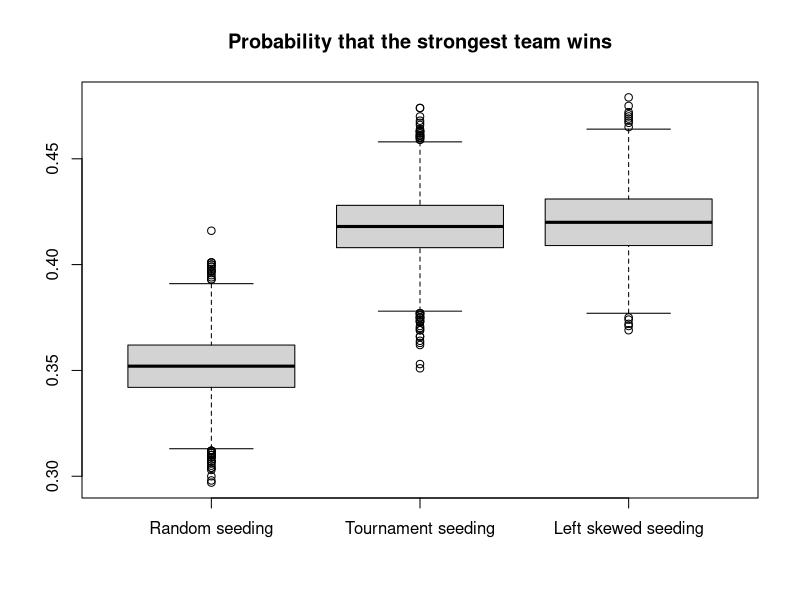

This chart was generated by the following R code:
## ---- chunk 1
library(knitr)
knitr::opts_chunk$set(fig.pos = '!h')
## ---- chunk 2
genNormalPowers <- function(n, mean=0, sd=1) {
  # INPUT:
  # n is the number of teams
  
  # OUTPUT:
  # returns a vector of team powers, sorted in decreasing order
  powers <- rnorm(n, mean, sd)
  return(sort(abs(powers), decreasing=TRUE))
}

# Reference: adapted from Yuchen Li (li215), HW2, Exercise 4

acceptReject <- function(nsim, f, min, max, M) {
  # INPUT:
  # nsim is the number of simulations
  # f is the target distribution
  # min is the min value in the domain of f
  # max is the max value in the domain of f
  # max
  # M >= sup{f(x)}
  
  # OUTPUT:
  # returns a vector of random variates sampled from f, using the 
  #   Accept-Reject method with Unif(min, max) as the reference distribution
  k1 = 0             # counter for accepted samples
  j1 = 0             # number of iterations required to get desired sample size
  y1 = numeric(nsim)    # storing the sample
  while(k1 < nsim){
      u = runif(1)
      x = runif(1, min, max)  # random variate from reference distribution
      g1 = 1
      if (u < f(x) / M / g1) {
        # condition of accepting x in our sample
        k1 = k1 + 1
        y1[k1] = x
      }
      j1 = j1 + 1
  }
  return(sort(y1, decreasing=TRUE))
}

inverseCDF <- function(n, inv_cdf) {
  # INPUT:
  # n is the number of simulations
  # inv_cdf is the inverse CDF function for f
  
  # OUTPUT:
  # returns a vector of random variates sampled from PDF f,
  #   using the Inverse CDF method
  u = runif(n)
  y = numeric(n)
  for (i in 1:n) {
    y[i] = inv_cdf(u[i])
  }
  return(sort(y, decreasing=TRUE))
}

genCrossTeamWinningProbabilities <- function(powers) {
  # INPUT:
  # powers is the teams powers
  
  # OUTPUT:
  # returns an n x n matrix M where M_{ij} is the probability of team-i beating team-j
  n = length(powers)
  probs = matrix(nrow=n, ncol=n)
  for (i in 1:n) {
    for (j in 1:n) {
      probs[i,j] = powers[i] / (powers[i] + powers[j])
    }
  }
  return(probs)
}
## ---- chunk 3
#' Creates a traditional tournament style seeding arrangement. 
#'
#' @param size is the number of seeds to generate. This needs
#' to be a power of two.
#'
tournament_seeding = function(size) {
    
    #' Generates the next round of seeding based off the passed in round.
    #'
    #' @param seeds is the previous round of seeding to generate for.
    #'
    nextRound = function(seeds) {
        
        # Next round has twice the size
        nextSize = length(seeds) * 2
        out = numeric(nextSize)
        idx = 1
        
        # Make sure to match up best seed with worst
        for (seed in seeds) {
            out[idx] = seed
            out[idx + 1] = (nextSize + 1) - seed
            idx = idx + 2
        }
        
        return(out)
    }
    
    # Stop if not a power of two
    if (sum(as.numeric(intToBits(size))) != 1) {
        stop("Size must be a power of two")
    }
    
    # Special case when size is 2
    if (size == 2) {
        return(c(1, 2))
    }
    
    # Calculate number of rounds
    rounds = log2(size) - 1
    
    # Start with first two seeds
    seeds = c(1, 2)
    
    # Iteratively generate next seeds
    for (i in 1:rounds) {
        seeds = nextRound(seeds)
    }
    
    return(seeds)
}

#' Creates a seeding arrangement that is left skewed.
#'
#' @param size is the number of seeds to generate. This needs
#' to be a power of two.
#'
left_skewed_seeding = function(size) {
    
    # Stop if not a power of two
    if (sum(as.numeric(intToBits(size))) != 1) {
        stop("Size must be a power of two")
    }
    
    # Special case when size is 2
    if (size == 2) {
        return(c(1, 2))
    }
    
    # Create seeds and left/right branches
    seeds = 1:size
    left_seeds = numeric(size / 2)
    right_seeds = numeric(size / 2)
    
    # Indexes for the left/right branches
    left_idx = 1
    right_idx = 1
    
    # Keep track of which branch will get the next seed
    left_turn = TRUE
    
    # For each iteration add the first and last seed to the
    # current branch
    for (i in 1:(size / 2)) {
        if (left_turn) {
            left_seeds[left_idx] = seeds[i]
            left_seeds[left_idx + 1] = seeds[(size + 1) - i]
            left_idx = left_idx + 2
            left_turn = FALSE
        } else {
            right_seeds[right_idx] = seeds[i]
            right_seeds[right_idx + 1] = seeds[(size + 1) - i]
            right_idx = right_idx + 2
            left_turn = TRUE
        }
    }
    
    # Combine branches
    c(left_seeds, right_seeds)
}

#' Creates a random seeding arrangement. 
#'
#' @param size is the number of seeds to generate. This needs
#' to be a power of two.
#'
random_seeding = function(size) {
    # Stop if not a power of two
    if (sum(as.numeric(intToBits(size))) != 1) {
        stop("Size must be a power of two")
    }
    
    return(sample(1:size, size))
}
## ---- chunk 4
simGame <- function(teams, matchups) {
  # function to simulate a game
  
  # INPUT:
  # teams is a vector of two teams (indices) that are "playing'
  # matchups is the matchup/probability matrix
  
  # OUTPUT:
  # returns winner of game
  
  team1 <- teams[1]
  team2 <- teams[2]
  matchup <- matchups[team1, team2]
  
  if (runif(1) < matchup) {
    return(team1)
  } else {
    return(team2)
  }
}

simRound <- function(bracket, matchups) {
  # function to simulate a round of a tournament given a bracket and probability matrix
  
  # INPUT:
  # bracket is the bracket structure
  # matchups is the matchup/probability matrix
  
  # OUTPUT:
  # returns winners of the round
  
  nGames <- length(bracket)/2
  outBracket <- c()
  for (game in 1:nGames) {
    teams <- bracket[(2*game - 1):(2*game)]
    winner <- simGame(teams, matchups)
    outBracket <- c(outBracket, winner)
  }
  
  return(outBracket)
}

# want to capture number of wins each team has per tournament
# list with the winning team
# "winner = team #
# "num wins" = c(how many wins each team has gotten)

simTournament <- function(bracket, matchups) {
  # function to simulate a tournament given a bracket and probability matrix
  
  # INPUT:
  # bracket is the bracket structure
  # matchups is the matchup/probability matrix
  
  # OUTPUT:
  # returns winner of tournament
  
  nTeams <- length(bracket)
  newBracket <- bracket
  nRounds <- log2(nTeams)
  
  results = c("Winner"=-1,"WinsPerTeam"=list(rep(0, ncol(matchups))))
  
  for (round in 1:nRounds) {
    #winsPrev = results["WinsPerTeam"]
    newBracket <- simRound(newBracket, matchups)
    for(i in newBracket){
      results$WinsPerTeam[i] = results$WinsPerTeam[i]+1
    }
  }
  
  results["Winner"] = newBracket
  return(results)
}
## ---- chunk 5
#function to generate bootstrap replicates
#INPUT:
#x is vector of team ranking/ other measure of 
#team power in different simulations
#B is number of replicates to generate
#estimator is the statistic we want, set as mean by
#default
#l is the length of bootstrap resample in each run
#set to length of x by default
#OUTPUT
#a list of bootstrap replicates, bias ans standard error
boot_replicate <- function(x, B = 5000, estimator = mean, l = length(x)){
  boots <- replicate(B, estimator(sample(x,l,replace=TRUE)))
  sd_b <- sd(boots)
  bias_b <- mean(boots - estimator(x))
  list(boot = boots, bias = bias_b, se = sd_b)
}

#function to generate jackknife replicates
#INPUT:
#x is vector of team ranking/ other measure of 
#team power in different simulations
#estimator is the statistic we want, set as mean by
#default
#OUTPUT
#a list of jackknife replicates, bias ans standard error
jack_replicate <- function(x, estimator = mean){
  n <- length(x)
  jack <- numeric(n)
  #perform jackknife
  for(i in 1:n)
    jack[i] <- estimator(x[-i])
  #bias using jackknife
  bias_j <- (n-1)*(mean(jack)-estimator(x))
  sumsq=sum((jack-mean(jack))^2)
  se_j <- sqrt((n-1)/n)*sqrt(sumsq)
  list(jack = jack,bias = bias_j, se = se_j)
}
## ---- chunk 6
getWinners = function(results) {
    winnerList = c()
    for(i in 1:(length(results) / 2)){
        winnerList = c(winnerList,results[,i]$Winner)
    }
    return(winnerList)
}

getWinsPerTeam = function(results) {
    winsPerTeamList = c()
    for(i in 1:(length(results) / 2)){
        winsPerTeamList = rbind(winsPerTeamList,results[,i]$WinsPerTeam)
    }
    return(winsPerTeamList)
}
## ---- chunk 7
# Re-generate Team Powers and Cross-Team Winning Probabilities before each simulation
simTournamentRegenerateSeedsAndProbs <- function(genSeeds, genProbs) {
    bracket <- genSeeds()
    matchups <- genProbs()
    return(simTournament(bracket, matchups))
}
## ---- chunk 8
numTeams = 8
nSim = 1000

# Random seeding
genSeeds <- function() {
    return(random_seeding(numTeams))
}
genProbs <- function() {
    return(genCrossTeamWinningProbabilities(genNormalPowers(numTeams)))
}

random_seeding_results = replicate(
    nSim, 
    simTournamentRegenerateSeedsAndProbs(genSeeds, genProbs), 
    simplify="array"
)
random_seeding_winners = getWinners(random_seeding_results)
random_seeding_boot_res <- boot_replicate(
    random_seeding_winners,
    estimator=function(x) mean(x==1)
)

# Tournament seeding
genSeeds <- function() {
    return(tournament_seeding(numTeams))
}
genProbs <- function() {
    return(genCrossTeamWinningProbabilities(genNormalPowers(numTeams)))
}

tournament_seeding_results = replicate(
    nSim, 
    simTournamentRegenerateSeedsAndProbs(genSeeds, genProbs), 
    simplify="array"
)
tournament_seeding_winners = getWinners(tournament_seeding_results)
tournament_seeding_boot_res <- boot_replicate(
    tournament_seeding_winners,
    estimator=function(x) mean(x==1)
)

# Left skewed seeding
genSeeds <- function() {
    return(left_skewed_seeding(numTeams))
}
genProbs <- function() {
    return(genCrossTeamWinningProbabilities(genNormalPowers(numTeams)))
}

left_skewed_seeding_results = replicate(
    nSim, 
    simTournamentRegenerateSeedsAndProbs(genSeeds, genProbs), 
    simplify="array"
)
left_skewed_seeding_winners = getWinners(left_skewed_seeding_results)
left_skewed_seeding_boot_res <- boot_replicate(
    left_skewed_seeding_winners,
    estimator=function(x) mean(x==1)
)

# Box plots
boxplot(
    random_seeding_boot_res$boot,
    tournament_seeding_boot_res$boot,
    left_skewed_seeding_boot_res$boot,
    names=c("Random seeding", "Tournament seeding", "Left skewed seeding")
)
title("Probability that the strongest team wins")
